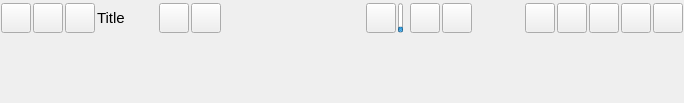
<?xml version="1.0" encoding="UTF-8"?>
<ui version="4.0">
 <class>TitleBarWidgetClass</class>
 <widget class="QWidget" name="TitleBarWidgetClass">
  <property name="geometry">
   <rect>
    <x>0</x>
    <y>0</y>
    <width>684</width>
    <height>103</height>
   </rect>
  </property>
  <property name="sizePolicy">
   <sizepolicy hsizetype="Expanding" vsizetype="Minimum">
    <horstretch>0</horstretch>
    <verstretch>0</verstretch>
   </sizepolicy>
  </property>
  <property name="minimumSize">
   <size>
    <width>0</width>
    <height>103</height>
   </size>
  </property>
  <property name="maximumSize">
   <size>
    <width>16777215</width>
    <height>16777215</height>
   </size>
  </property>
  <property name="windowTitle">
   <string notr="true">Form</string>
  </property>
  <property name="windowOpacity">
   <double>9.000000000000000</double>
  </property>
  <property name="styleSheet">
   <string notr="true"/>
  </property>
  <layout class="QVBoxLayout" name="verticalLayout_3">
   <property name="spacing">
    <number>0</number>
   </property>
   <property name="leftMargin">
    <number>0</number>
   </property>
   <property name="topMargin">
    <number>0</number>
   </property>
   <property name="rightMargin">
    <number>0</number>
   </property>
   <property name="bottomMargin">
    <number>0</number>
   </property>
   <item>
    <widget class="QFrame" name="StyledDlgTitleBox">
     <property name="sizePolicy">
      <sizepolicy hsizetype="Preferred" vsizetype="Minimum">
       <horstretch>0</horstretch>
       <verstretch>34</verstretch>
      </sizepolicy>
     </property>
     <property name="minimumSize">
      <size>
       <width>0</width>
       <height>0</height>
      </size>
     </property>
     <property name="maximumSize">
      <size>
       <width>16777215</width>
       <height>16777215</height>
      </size>
     </property>
     <layout class="QHBoxLayout" name="horizontalLayout">
      <property name="spacing">
       <number>2</number>
      </property>
      <property name="leftMargin">
       <number>1</number>
      </property>
      <property name="topMargin">
       <number>1</number>
      </property>
      <property name="rightMargin">
       <number>1</number>
      </property>
      <property name="bottomMargin">
       <number>1</number>
      </property>
      <item>
       <widget class="VxPushButton" name="m_GoTvButton">
        <property name="sizePolicy">
         <sizepolicy hsizetype="Fixed" vsizetype="Fixed">
          <horstretch>0</horstretch>
          <verstretch>0</verstretch>
         </sizepolicy>
        </property>
        <property name="minimumSize">
         <size>
          <width>30</width>
          <height>30</height>
         </size>
        </property>
        <property name="maximumSize">
         <size>
          <width>30</width>
          <height>30</height>
         </size>
        </property>
        <property name="text">
         <string/>
        </property>
        <property name="iconSize">
         <size>
          <width>30</width>
          <height>30</height>
         </size>
        </property>
       </widget>
      </item>
      <item>
       <widget class="VxPushButton" name="m_PowerOffButton">
        <property name="sizePolicy">
         <sizepolicy hsizetype="Fixed" vsizetype="Fixed">
          <horstretch>0</horstretch>
          <verstretch>0</verstretch>
         </sizepolicy>
        </property>
        <property name="minimumSize">
         <size>
          <width>30</width>
          <height>30</height>
         </size>
        </property>
        <property name="maximumSize">
         <size>
          <width>30</width>
          <height>30</height>
         </size>
        </property>
        <property name="font">
         <font>
          <pointsize>10</pointsize>
          <weight>75</weight>
          <bold>true</bold>
         </font>
        </property>
        <property name="text">
         <string/>
        </property>
       </widget>
      </item>
      <item>
       <widget class="VxPushButton" name="m_HomeButton">
        <property name="sizePolicy">
         <sizepolicy hsizetype="Fixed" vsizetype="Fixed">
          <horstretch>0</horstretch>
          <verstretch>0</verstretch>
         </sizepolicy>
        </property>
        <property name="minimumSize">
         <size>
          <width>30</width>
          <height>30</height>
         </size>
        </property>
        <property name="maximumSize">
         <size>
          <width>30</width>
          <height>30</height>
         </size>
        </property>
        <property name="font">
         <font>
          <pointsize>10</pointsize>
          <weight>75</weight>
          <bold>true</bold>
         </font>
        </property>
        <property name="text">
         <string/>
        </property>
       </widget>
      </item>
      <item>
       <widget class="QLabel" name="StyledDlgTitleLabel">
        <property name="sizePolicy">
         <sizepolicy hsizetype="Preferred" vsizetype="Fixed">
          <horstretch>0</horstretch>
          <verstretch>0</verstretch>
         </sizepolicy>
        </property>
        <property name="minimumSize">
         <size>
          <width>0</width>
          <height>30</height>
         </size>
        </property>
        <property name="maximumSize">
         <size>
          <width>16777215</width>
          <height>30</height>
         </size>
        </property>
        <property name="font">
         <font>
          <pointsize>11</pointsize>
          <weight>50</weight>
          <bold>false</bold>
         </font>
        </property>
        <property name="text">
         <string notr="true">Title</string>
        </property>
       </widget>
      </item>
      <item>
       <widget class="NetAvailStatusWidget" name="m_NetAvailStatusWidget" native="true">
        <property name="sizePolicy">
         <sizepolicy hsizetype="Fixed" vsizetype="Fixed">
          <horstretch>0</horstretch>
          <verstretch>0</verstretch>
         </sizepolicy>
        </property>
        <property name="minimumSize">
         <size>
          <width>30</width>
          <height>30</height>
         </size>
        </property>
        <property name="maximumSize">
         <size>
          <width>30</width>
          <height>30</height>
         </size>
        </property>
       </widget>
      </item>
      <item>
       <widget class="VxPushButton" name="m_PersonsOfferListButton">
        <property name="sizePolicy">
         <sizepolicy hsizetype="Fixed" vsizetype="Fixed">
          <horstretch>0</horstretch>
          <verstretch>0</verstretch>
         </sizepolicy>
        </property>
        <property name="minimumSize">
         <size>
          <width>30</width>
          <height>30</height>
         </size>
        </property>
        <property name="maximumSize">
         <size>
          <width>30</width>
          <height>30</height>
         </size>
        </property>
        <property name="text">
         <string/>
        </property>
        <property name="iconSize">
         <size>
          <width>30</width>
          <height>30</height>
         </size>
        </property>
       </widget>
      </item>
      <item>
       <widget class="VxPushButton" name="m_ShareOfferListButton">
        <property name="sizePolicy">
         <sizepolicy hsizetype="Fixed" vsizetype="Fixed">
          <horstretch>0</horstretch>
          <verstretch>0</verstretch>
         </sizepolicy>
        </property>
        <property name="minimumSize">
         <size>
          <width>30</width>
          <height>30</height>
         </size>
        </property>
        <property name="maximumSize">
         <size>
          <width>30</width>
          <height>30</height>
         </size>
        </property>
        <property name="text">
         <string/>
        </property>
        <property name="iconSize">
         <size>
          <width>30</width>
          <height>30</height>
         </size>
        </property>
       </widget>
      </item>
      <item>
       <spacer name="horizontalSpacer">
        <property name="orientation">
         <enum>Qt::Horizontal</enum>
        </property>
        <property name="sizeHint" stdset="0">
         <size>
          <width>106</width>
          <height>15</height>
         </size>
        </property>
       </spacer>
      </item>
      <item>
       <widget class="VxPushButton" name="m_MuteMicButton">
        <property name="minimumSize">
         <size>
          <width>30</width>
          <height>30</height>
         </size>
        </property>
        <property name="maximumSize">
         <size>
          <width>30</width>
          <height>30</height>
         </size>
        </property>
        <property name="text">
         <string/>
        </property>
        <property name="iconSize">
         <size>
          <width>30</width>
          <height>30</height>
         </size>
        </property>
       </widget>
      </item>
      <item>
       <widget class="VxProgressBar" name="m_MicVolPeakBar">
        <property name="sizePolicy">
         <sizepolicy hsizetype="Fixed" vsizetype="Fixed">
          <horstretch>0</horstretch>
          <verstretch>0</verstretch>
         </sizepolicy>
        </property>
        <property name="minimumSize">
         <size>
          <width>5</width>
          <height>30</height>
         </size>
        </property>
        <property name="maximumSize">
         <size>
          <width>5</width>
          <height>30</height>
         </size>
        </property>
        <property name="maximum">
         <number>32768</number>
        </property>
        <property name="value">
         <number>3000</number>
        </property>
        <property name="orientation">
         <enum>Qt::Vertical</enum>
        </property>
        <property name="textDirection">
         <enum>QProgressBar::BottomToTop</enum>
        </property>
       </widget>
      </item>
      <item>
       <spacer name="horizontalSpacer_2">
        <property name="orientation">
         <enum>Qt::Horizontal</enum>
        </property>
        <property name="sizeType">
         <enum>QSizePolicy::Fixed</enum>
        </property>
        <property name="sizeHint" stdset="0">
         <size>
          <width>5</width>
          <height>20</height>
         </size>
        </property>
       </spacer>
      </item>
      <item>
       <widget class="VxPushButton" name="m_MuteSpeakerButton">
        <property name="sizePolicy">
         <sizepolicy hsizetype="Fixed" vsizetype="Fixed">
          <horstretch>0</horstretch>
          <verstretch>0</verstretch>
         </sizepolicy>
        </property>
        <property name="minimumSize">
         <size>
          <width>30</width>
          <height>30</height>
         </size>
        </property>
        <property name="maximumSize">
         <size>
          <width>30</width>
          <height>30</height>
         </size>
        </property>
        <property name="text">
         <string/>
        </property>
        <property name="iconSize">
         <size>
          <width>30</width>
          <height>30</height>
         </size>
        </property>
       </widget>
      </item>
      <item>
       <widget class="VxPushButton" name="m_CameraButton">
        <property name="sizePolicy">
         <sizepolicy hsizetype="Fixed" vsizetype="Fixed">
          <horstretch>0</horstretch>
          <verstretch>0</verstretch>
         </sizepolicy>
        </property>
        <property name="minimumSize">
         <size>
          <width>30</width>
          <height>30</height>
         </size>
        </property>
        <property name="maximumSize">
         <size>
          <width>30</width>
          <height>30</height>
         </size>
        </property>
        <property name="text">
         <string/>
        </property>
        <property name="iconSize">
         <size>
          <width>30</width>
          <height>30</height>
         </size>
        </property>
       </widget>
      </item>
      <item>
       <widget class="CamTitleBarPreview" name="m_CamPreviewScreen">
        <property name="sizePolicy">
         <sizepolicy hsizetype="Fixed" vsizetype="Fixed">
          <horstretch>0</horstretch>
          <verstretch>0</verstretch>
         </sizepolicy>
        </property>
        <property name="minimumSize">
         <size>
          <width>40</width>
          <height>30</height>
         </size>
        </property>
        <property name="maximumSize">
         <size>
          <width>40</width>
          <height>30</height>
         </size>
        </property>
        <property name="text">
         <string/>
        </property>
       </widget>
      </item>
      <item>
       <widget class="QLabel" name="m_CamClientCountLabel">
        <property name="text">
         <string notr="true"/>
        </property>
        <property name="alignment">
         <set>Qt::AlignCenter</set>
        </property>
       </widget>
      </item>
      <item>
       <widget class="VxPushButton" name="m_TrashButton">
        <property name="sizePolicy">
         <sizepolicy hsizetype="Fixed" vsizetype="Fixed">
          <horstretch>0</horstretch>
          <verstretch>0</verstretch>
         </sizepolicy>
        </property>
        <property name="minimumSize">
         <size>
          <width>30</width>
          <height>30</height>
         </size>
        </property>
        <property name="maximumSize">
         <size>
          <width>30</width>
          <height>30</height>
         </size>
        </property>
        <property name="font">
         <font>
          <pointsize>10</pointsize>
          <weight>75</weight>
          <bold>true</bold>
         </font>
        </property>
        <property name="text">
         <string/>
        </property>
       </widget>
      </item>
      <item>
       <widget class="VxPushButton" name="m_ShareButton">
        <property name="sizePolicy">
         <sizepolicy hsizetype="Fixed" vsizetype="Fixed">
          <horstretch>0</horstretch>
          <verstretch>0</verstretch>
         </sizepolicy>
        </property>
        <property name="minimumSize">
         <size>
          <width>30</width>
          <height>30</height>
         </size>
        </property>
        <property name="maximumSize">
         <size>
          <width>30</width>
          <height>30</height>
         </size>
        </property>
        <property name="font">
         <font>
          <pointsize>10</pointsize>
          <weight>75</weight>
          <bold>true</bold>
         </font>
        </property>
        <property name="text">
         <string/>
        </property>
       </widget>
      </item>
      <item>
       <widget class="VxMenuButtonTop" name="m_MenuTopButton">
        <property name="sizePolicy">
         <sizepolicy hsizetype="Fixed" vsizetype="Fixed">
          <horstretch>0</horstretch>
          <verstretch>0</verstretch>
         </sizepolicy>
        </property>
        <property name="minimumSize">
         <size>
          <width>30</width>
          <height>30</height>
         </size>
        </property>
        <property name="maximumSize">
         <size>
          <width>30</width>
          <height>30</height>
         </size>
        </property>
        <property name="font">
         <font>
          <pointsize>10</pointsize>
          <weight>75</weight>
          <bold>true</bold>
         </font>
        </property>
        <property name="text">
         <string/>
        </property>
       </widget>
      </item>
      <item>
       <widget class="VxPushButton" name="m_MenuButton">
        <property name="sizePolicy">
         <sizepolicy hsizetype="Fixed" vsizetype="Fixed">
          <horstretch>0</horstretch>
          <verstretch>0</verstretch>
         </sizepolicy>
        </property>
        <property name="minimumSize">
         <size>
          <width>30</width>
          <height>30</height>
         </size>
        </property>
        <property name="maximumSize">
         <size>
          <width>30</width>
          <height>30</height>
         </size>
        </property>
        <property name="text">
         <string/>
        </property>
       </widget>
      </item>
      <item>
       <widget class="VxPushButton" name="m_BackDlgButton">
        <property name="sizePolicy">
         <sizepolicy hsizetype="Fixed" vsizetype="Fixed">
          <horstretch>0</horstretch>
          <verstretch>0</verstretch>
         </sizepolicy>
        </property>
        <property name="minimumSize">
         <size>
          <width>30</width>
          <height>30</height>
         </size>
        </property>
        <property name="maximumSize">
         <size>
          <width>30</width>
          <height>30</height>
         </size>
        </property>
        <property name="font">
         <font>
          <pointsize>10</pointsize>
          <weight>75</weight>
          <bold>true</bold>
         </font>
        </property>
        <property name="text">
         <string/>
        </property>
       </widget>
      </item>
     </layout>
    </widget>
   </item>
   <item>
    <widget class="QLabel" name="m_StatusLabel">
     <property name="sizePolicy">
      <sizepolicy hsizetype="Expanding" vsizetype="Minimum">
       <horstretch>0</horstretch>
       <verstretch>0</verstretch>
      </sizepolicy>
     </property>
     <property name="styleSheet">
      <string notr="true"/>
     </property>
     <property name="text">
      <string notr="true"/>
     </property>
    </widget>
   </item>
   <item>
    <widget class="OfferBarWidget" name="m_OfferBarWidget" native="true">
     <property name="sizePolicy">
      <sizepolicy hsizetype="Expanding" vsizetype="Minimum">
       <horstretch>0</horstretch>
       <verstretch>0</verstretch>
      </sizepolicy>
     </property>
     <property name="minimumSize">
      <size>
       <width>0</width>
       <height>52</height>
      </size>
     </property>
     <property name="maximumSize">
      <size>
       <width>16777215</width>
       <height>16777215</height>
      </size>
     </property>
     <property name="styleSheet">
      <string notr="true"/>
     </property>
    </widget>
   </item>
  </layout>
 </widget>
 <customwidgets>
  <customwidget>
   <class>VxPushButton</class>
   <extends>QPushButton</extends>
   <header>VxPushButton.h</header>
  </customwidget>
  <customwidget>
   <class>OfferBarWidget</class>
   <extends>QWidget</extends>
   <header>OfferBarWidget.h</header>
   <container>1</container>
  </customwidget>
  <customwidget>
   <class>VxMenuButtonTop</class>
   <extends>QPushButton</extends>
   <header>VxMenuButtonTop.h</header>
  </customwidget>
  <customwidget>
   <class>NetAvailStatusWidget</class>
   <extends>QWidget</extends>
   <header>NetAvailStatusWidget.h</header>
   <container>1</container>
  </customwidget>
  <customwidget>
   <class>VxProgressBar</class>
   <extends>QProgressBar</extends>
   <header>VxProgressBar.h</header>
  </customwidget>
  <customwidget>
   <class>CamTitleBarPreview</class>
   <extends>QLabel</extends>
   <header>CamTitleBarPreview.h</header>
  </customwidget>
 </customwidgets>
 <resources/>
 <connections/>
</ui>
